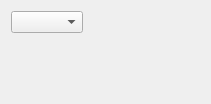
          <widget class="QWidget" name="CHORUSPage" >
           <attribute name="label" >
            <string>CHORUS</string>
           </attribute>
           <layout class="QGridLayout" >
            <item row="0" column="0" colspan="3" >
             <widget class="qxgeditCombo" name="ChorusTypeCombo" />
            </item>
            <item row="0" column="3" colspan="7" >
             <spacer>
              <property name="orientation" >
               <enum>Qt::Horizontal</enum>
              </property>
              <property name="sizeHint" >
               <size>
                <width>20</width>
                <height>20</height>
               </size>
              </property>
             </spacer>
            </item>
            <item row="0" column="10" rowspan="3" >
             <spacer>
              <property name="orientation" >
               <enum>Qt::Horizontal</enum>
              </property>
              <property name="sizeHint" >
               <size>
                <width>20</width>
                <height>20</height>
               </size>
              </property>
             </spacer>
            </item>
            <item row="1" column="0" >
             <widget class="qxgeditDial" name="ChorusParam1Dial" />
            </item>
            <item row="1" column="1" >
             <widget class="qxgeditDial" name="ChorusParam2Dial" />
            </item>
            <item row="1" column="2" >
             <widget class="qxgeditDial" name="ChorusParam3Dial" />
            </item>
            <item row="1" column="3" >
             <widget class="qxgeditDial" name="ChorusParam4Dial" />
            </item>
            <item row="1" column="4" >
             <widget class="qxgeditDial" name="ChorusParam5Dial" />
            </item>
            <item row="1" column="5" >
             <widget class="qxgeditDial" name="ChorusParam6Dial" />
            </item>
            <item row="1" column="6" >
             <widget class="qxgeditDial" name="ChorusParam7Dial" />
            </item>
            <item row="1" column="7" >
             <widget class="qxgeditDial" name="ChorusParam8Dial" />
            </item>
            <item row="1" column="8" >
             <widget class="qxgeditDial" name="ChorusParam9Dial" />
            </item>
            <item row="1" column="9" >
             <widget class="qxgeditDial" name="ChorusParam10Dial" />
            </item>
            <item row="2" column="0" >
             <widget class="qxgeditDial" name="ChorusReturnDial" />
            </item>
            <item row="2" column="1" >
             <widget class="qxgeditDial" name="ChorusPanDial" />
            </item>
            <item row="2" column="2" >
             <widget class="qxgeditDial" name="ChorusReverbDial" />
            </item>
            <item row="2" column="3" >
             <widget class="qxgeditDial" name="ChorusParam11Dial" />
            </item>
            <item row="2" column="4" >
             <widget class="qxgeditDial" name="ChorusParam12Dial" />
            </item>
            <item row="2" column="5" >
             <widget class="qxgeditDial" name="ChorusParam13Dial" />
            </item>
            <item row="2" column="6" >
             <widget class="qxgeditDial" name="ChorusParam14Dial" />
            </item>
            <item row="2" column="7" >
             <widget class="qxgeditDial" name="ChorusParam15Dial" />
            </item>
            <item row="2" column="8" >
             <widget class="qxgeditDial" name="ChorusParam16Dial" />
            </item>
            <item row="3" column="0" colspan="11" >
             <spacer>
              <property name="orientation" >
               <enum>Qt::Vertical</enum>
              </property>
              <property name="sizeHint" >
               <size>
                <width>20</width>
                <height>20</height>
               </size>
              </property>
             </spacer>
            </item>
           </layout>
          </widget>
